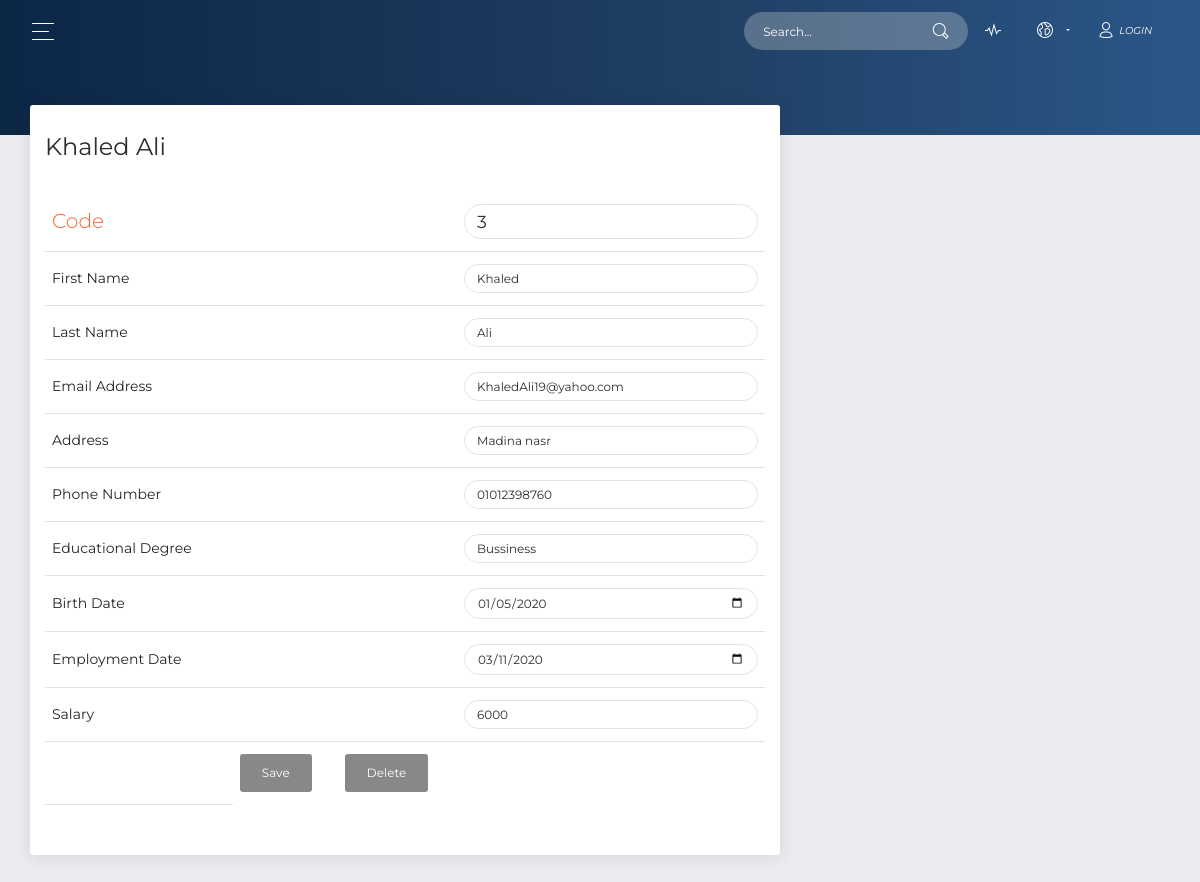
Before: /public/EmployeeProfile.php with the older database file.
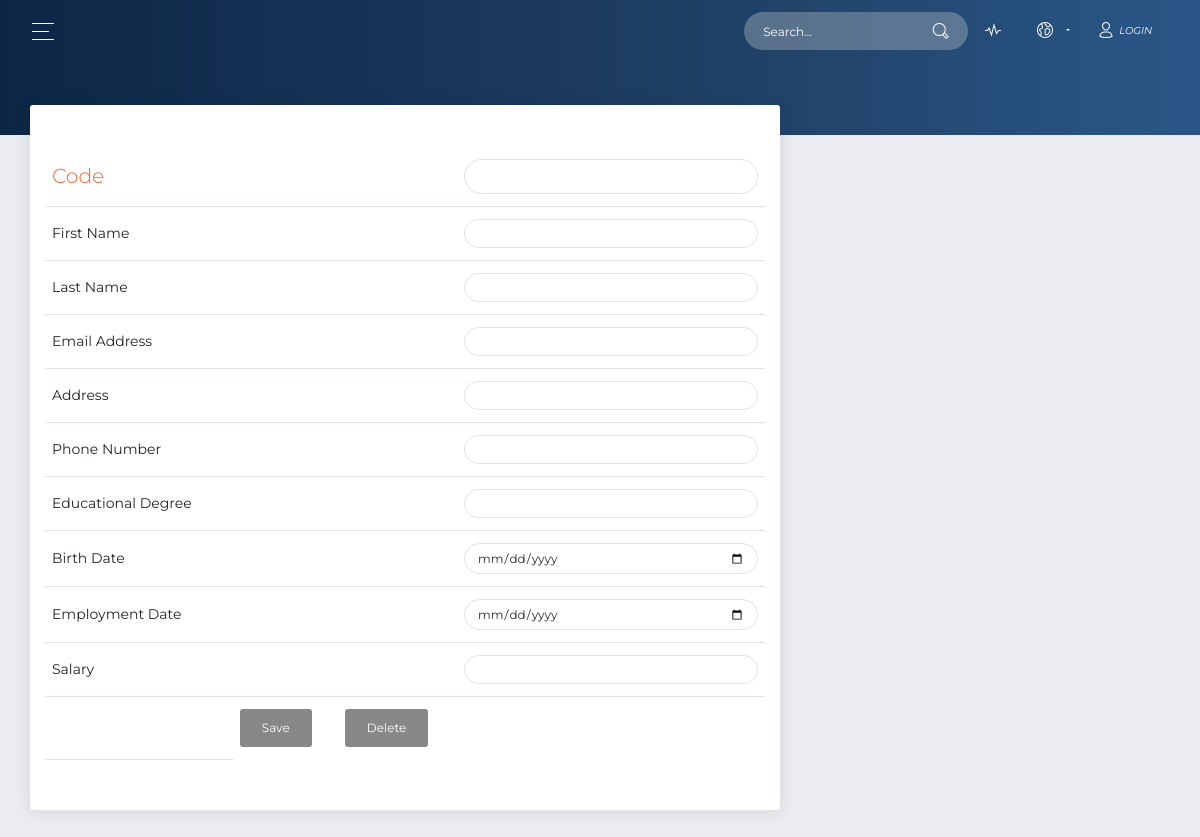
After: the same page with the newer database file.
### tables this page shows
CREATE TABLE `user` (
  `ID` int(11) NOT NULL,
  `username` varchar(32) NOT NULL,
  `password` varchar(60) NOT NULL,
  `type` int(11) NOT NULL,
  `emp_ID` int(11) NOT NULL
);

CREATE TABLE `employee` (
  `ID` int(11) NOT NULL,
  `First_Name` varchar(24) NOT NULL,
  `Last_Name` varchar(24) NOT NULL,
  `email` varchar(32) NOT NULL,
  `address` varchar(24) NOT NULL,
  `Dep` varchar(30) NOT NULL,
  `mobile` varchar(24) NOT NULL,
  `DOB` date NOT NULL,
  `degree` varchar(24) NOT NULL,
  `emp_date` date NOT NULL,
  `salary` int(11) NOT NULL,
  `comp_id` int(11) NOT NULL
);

### app/view/view.php (called while the page is built, shortened)
<?php
abstract class View
{
    public function __construct($controller, $model)
    {
        $this->model = $model;
    }
}
?>

### app/model/employee_model.php (called while the page is built, shortened)
<?php
  require_once(__ROOT__ . "model/model.php");
?>
<?php
class Employee extends Model{
    private $empfirstname;
    private $emplastname;
    private $email;
    private $address;
    private $mobile;
    private $birthdate;
    private $edudegree;
    private $empdate;
    private $salary;
    private $compid;
    public function getBirthdate()
    {
        return $this->birthdate;
    }
    public function getMobile()
    {
        return $this->mobile;
    }
    public function getAddress()
    {
        return $this->address;
    }
    public function getEdudegree()
    {
        return $this->edudegree;
    }
    public function getSalary()
    {
        return $this->salary;
    }
    public function getEmail()
    {
        return $this->email;
    }
    public function getEmpfirstname()
    {
        return $this->empfirstname;
    }
    public function getEmplastname()
    {
        return $this->emplastname;
    }
    public function getCompid()
    {
        return $this->compid;
    }
    public function getEmpdate()
    {
        return $this->empdate;
    }
    function readEmployee($empid)
    {
        $sql = "SELECT * FROM user  JOIN  employee ON user.emp_ID = employee.ID WHERE user.emp_ID='$empid'";
        $db = $this->connect();
        $result = $db->query($sql);
        if($result->num_rows == 1)
        {
          $row = $db->fetchRow();
          $this->empfirstname = $row["First_Name"];
          $this->emplastname = $row["Last_Name"];
          $this->email = $row["email"];
          $this->address = $row["address"];
          $this->mobile = $row["mobile"];
          $this->birthdate = $row["DOB"];
          $this->edudegree = $row["degree"];
          $this->empdate = $row["emp_date"];
          $this->salary = $row["salary"];
          $this->compid = $row["comp_id"];
        }
        else
        {
          $this->empfirstname = "";
          $this->emplastname = "";
          $this->email = "";
          $this->address = "";
          $this->mobile = "";
          $this->birthdate = "";
          $this->edudegree = "";
          $this->empdate = "";
          $this->salary = "";
          $this->compid = "";
        }
      }
    }

### app/db/dbh.php (called while the page is built, shortened)
<?php
class DBh
{
    private $servername;
    private $username;
    private $password;
    private $dbname;
    private $conn;
    function __construct()
    {
		$this->servername = DB_SERVER;
		$this->username = DB_USER;
		$this->password = DB_PASS;
        $this->dbname = DB_DATABASE;
	}
    public function connect()
    {
        $this->conn = new mysqli($this->servername, $this->username, $this->password, $this->dbname);
        return $this->conn;
    }
    function query($sql)
    {
        if (!empty($sql))
        {
            $this->result = $this->conn->query($sql);
            return $this->result;
        }
        else
        {
            return false;
        }
    }
}
?>

### app/model/model.php (called while the page is built, shortened)
<?php
require_once("../app/db/dbh.php");
abstract class Model
{
    protected $dbh;
    protected $conn;
    public function connect()
    {
        if (null === $this->conn) {
            $this->dbh = new Dbh();
        }
        return $this->dbh;
    }
}

### app/view/employee_view.php (the view, shortened to what the changed rows need)
<?php
require_once(__ROOT__ . "view/view.php");
require_once(__ROOT__ . "model/Employee_model.php");
class EmployeeView extends View
{
  public function editCard()
  {
    $str="";
    $str .= '<div class="card-header">';
    $str .= ' <form action="" method ="post" > ';
    $str .= '<h4 class="card-title"> '.$this->model->getEmpfirstname().'  '.$this->model->getEmplastname().' </h4>';
    $str .= '</div>';
    $str .= '<div class="card-body"';
    $str .= ' <div class="table-responsive"> <table class="table"> ';
    $str .= ' <thead class=" text-primary"> ';
    $str .= " <th> Code </th> <th></th> <th></th> ";
    $str .= ' <th><input type="text" class="form-control" name="compid" id="Code2" placeholder="" value="'. $this->model->getCompid() .'"></th> </thead> ';
    $str .= " <tbody> ";
    $str .= " <tr>";
    $str .= " <td> First Name </td> <td></td> <td></td> ";
    $str .= ' <td><input type="text" class="form-control" placeholder="" name="empfirstname" id="Fname2"  value="'. $this->model->getEmpfirstname() .'"></td> </tr> ';
    $str .= " <tr>";
    $str .= " <td> Last Name </td> <td></td> <td></td> ";
    $str .= ' <td><input type="text" class="form-control" placeholder="" name="emplastname" id="Lname2" value="'. $this->model->getEmplastname() .'"></td> </tr> ';
    $str .= " <tr>";
    $str .= " <td> Email Address </td> <td></td> <td></td> ";
    $str .= ' <td><input type="email" class="form-control" placeholder="" name="email" id="Email2" value="'. $this->model->getEmail() .'"></td> </tr> ';
    $str .= " <tr> ";
    $str .= " <td> Address </td> <td></td> <td></td> ";
    $str .= ' <td><input type="text" class="form-control" placeholder="" name="address" id="Address2" value="'. $this->model->getAddress() .'"></td> </tr> ';
    $str .= " <tr> ";
    $str .= " <td> Phone Number </td>  <td></td> <td></td> ";
    $str .= ' <td><input type="text" class="form-control" placeholder="" name="mobile" id="Phoneno2" value="'. $this->model->getMobile() .'"></td> </tr> ';
    $str .= " <tr>";
    $str .= " <td> Educational Degree </td>  <td></td> <td></td> ";
    $str .= ' <td><input type="text" class="form-control" placeholder="" name="edudegree" id="Edudegree2" value="'. $this->model->getEdudegree() .'"></td> </tr> ';
    $str .= " <tr>";
    $str .= " <td> Birth Date </td>  <td></td> <td></td> ";
    $str .= ' <td><input type="date" class="form-control" placeholder="" name="DOB" id="Birthdate2" value="'. $this->model->getBirthdate() .'"></td> </tr> ';
    $str .= " <tr>";
    $str .= " <td> Employment Date </td>  <td></td> <td></td> ";
    $str .= ' <td><input type="date" class="form-control" placeholder="" name="empdate" id="Empdate2" value="'. $this->model->getEmpdate() .'"></td> </tr> ';
    $str .= " <tr>";
    $str .= " <td> Salary </td>  <td></td> <td></td> ";
    $str .= ' <td><input type="text" class="form-control" placeholder="" name="salaryy" id="Salary2" value="'. $this->model->getSalary() .'"></td> </tr> ';
    $str .= " <tr> ";
    $str .= " <td></td> ";
    $str .= ' <td> <button type="submit" class="btn" name ="save" onclick="return validateaeditemp()"> Save </button> </td> ';
        $str .= ' <td> <button class="btn" href=""> Delete </button> </td> ';
    $str .= ' <td><input type="hidden"  name ="empid" value="' . $this->model->getEmpid() . '"></td> </tr> ';
    $str .= " <td></td> </tr> ";
    $str .= " </tbody> </table> ";
    $str .= " </div> ";
    $str .= " </form> ";
    return $str;
  }
}
?>

Changed rows visible on the page:
removed user: emp_ID.First_Name "Khaled", emp_ID.Last_Name "Ali", compid "3", empfirstname "Khaled", emplastname "Ali", email "KhaledAli19@yahoo.com", address "Madina nasr", mobile "01012398760", edudegree "Bussiness", DOB "01/05/2020", empdate "03/11/2020", salaryy "6000"
